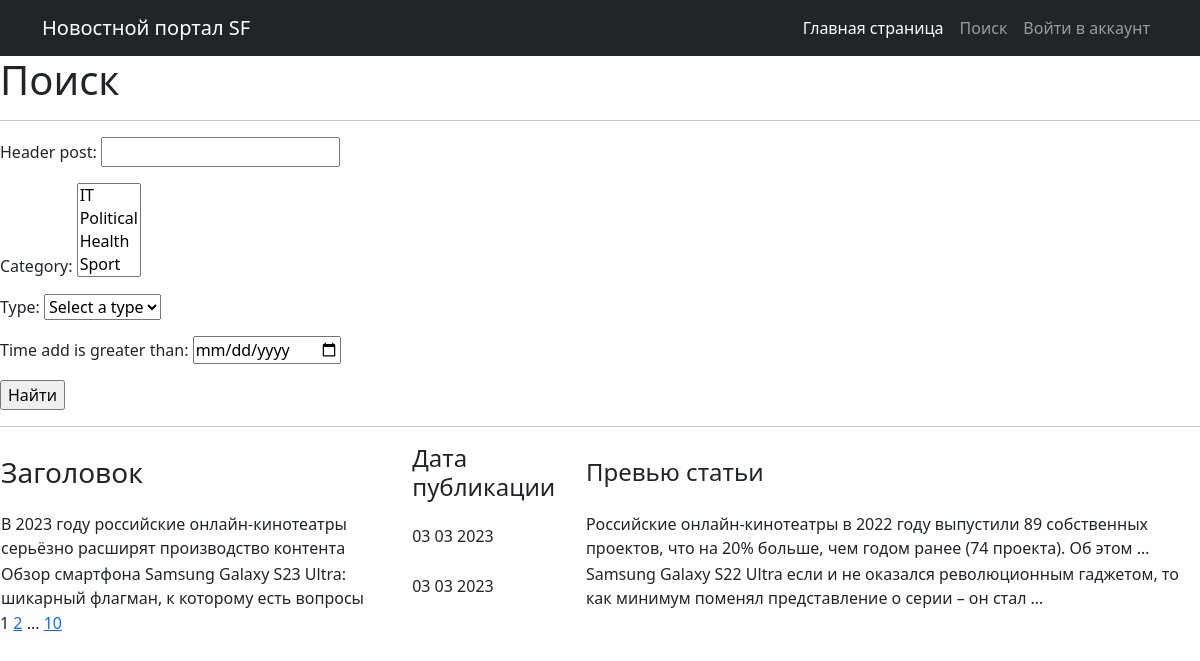
Page /news/search/ on the earlier database version.
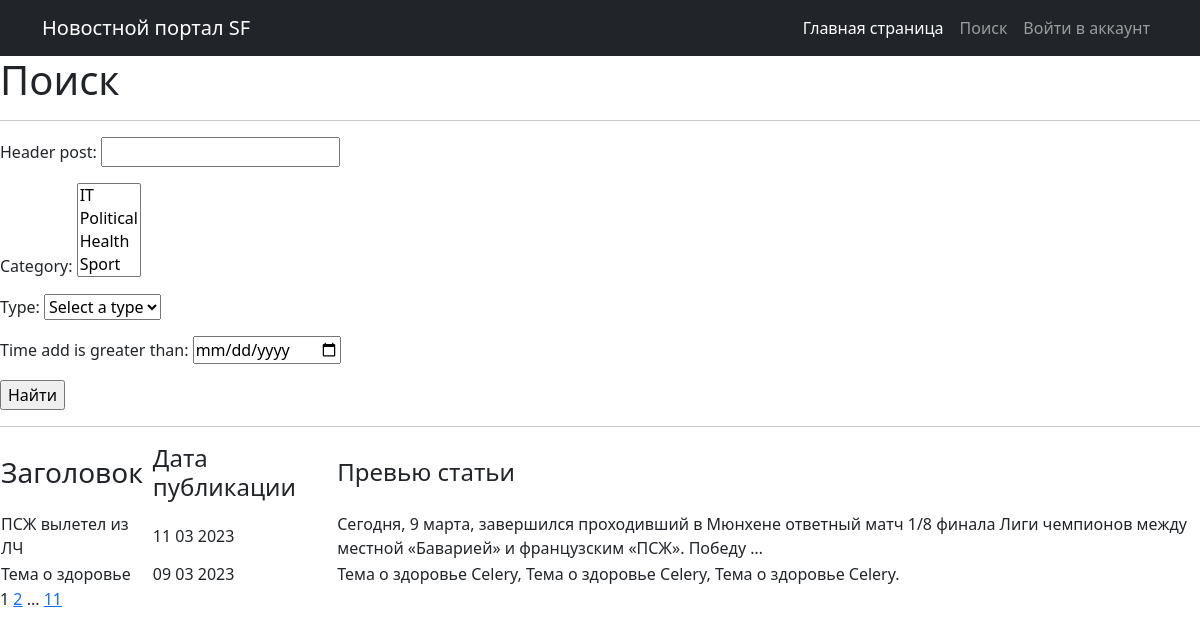
Same page on the later database version.
### news/models.py (models this page shows, shortened)
class Post(models.Model):
    news = 'NEWS'
    article = 'ART'
    TYPE = [
        (news, 'Новость'),
        (article, 'Статья')
    ]
    author = models.ForeignKey(Author, on_delete=models.CASCADE)
    category_type = models.CharField(max_length=4,
                                choices=TYPE,
                                default=news)
    time_add = models.DateTimeField(auto_now_add=True)
    category_post = models.ManyToManyField(Category, through='PostCategory')
    header_post = models.CharField(max_length=128)
    text = models.TextField()
    rating_post = models.SmallIntegerField(default=0)

### news/views.py (the view)
# urls.py: path('search/', PostSearch.as_view(), name='post_search'),
class PostSearch(ListView):
    model = Post
    ordering = '-time_add'
    template_name = 'search.html'
    context_object_name = 'posts'
    paginate_by = 2
    def get_queryset(self):
        queryset = super().get_queryset()
        self.filterset = PostFilter(self.request.GET, queryset)
        return self.filterset.qs
    def get_context_data(self, **kwargs):
        context = super().get_context_data(**kwargs)
        context['filterset'] = self.filterset
        return context

### news/models.py (called while the page is built)
    def __str__(self):
        return f'{self.name_category}'

### news/templatetags/custom_filters.py (called while the page is built)
@register.filter()
def censor(value):
    bad_words = ['редиска','гад']
    if not isinstance(value, str):
        raise TypeError(f'Недопустимое значение{type(value)} Нужно ввести строковое значение')
    for word in value.split():
        if word.lower() in bad_words:
            value = value.replace(word, f'{word[0]}{"*" * (len(word) - 1)}')
    return value

### news/templatetags/custom_tags.py (called while the page is built)
@register.simple_tag(takes_context=True)
def url_replace(context, **kwargs):
    d = context['request'].GET.copy()
    for k, v in kwargs.items():
        d[k] = v
    return d.urlencode()

### templates/search.html (shortened to what this page needs)
{% extends 'flatpages/default.html' %}
{% load custom_filters %}
{% load custom_tags %}
{% block content %}
<h1>Поиск</h1>
<hr>
<form action="" method="get">
       {{ filterset.form.as_p }}
       <input type="submit" value="Найти" />
</form>
 <hr>
    {% if posts %}
        <table margin="auto">
            <tr>
                <td><h3>Заголовок</h3></td>
                <td><h4>Дата публикации</h4></td>
                <td><h4>Превью статьи</h4></td>
            </tr>
            {% for post in posts %}
                <tr>
                    <td>{{post.header_post|censor}}</td>
                    <td>{{post.time_add|date:'d m Y'}}</td>
                    <td>{{post.text|truncatewords:20|censor}}</td>
                </tr>
            {% endfor %}
        </table>
    {% else %}
        <h2>Новостей нет...</h2>
    {% endif %}
    {{page_obj.number}}
    {% if page_obj.has_next %}
        <a href="?{% url_replace page=page_obj.next_page_number %}" > {{ page_obj.next_page_number }}</a>
        {% if paginator.num_pages != page_obj.next_page_number %}
            ...
            <a href="?{% url_replace page=page_obj.paginator.num_pages %}">{{ page_obj.paginator.num_pages }}</a>
        {% endif %}
    {% endif %}
{% endblock content %}

Differences in the rows shown:
no longer on this page (row unchanged): Post: header_post|censor "В 2023 году российские онлайн-кинотеатры серьёзно расширят производство контента", time_add "03 03 2023", text|censor "Российские онлайн‑кинотеатры в 2022 году выпустили 89 собственных проектов, что на 20% больше, чем годом ранее (74 проекта). Об этом …"
no longer on this page (row unchanged): Post: header_post|censor "Обзор смартфона Samsung Galaxy S23 Ultra: шикарный флагман, к которому есть вопросы", time_add "03 03 2023", text|censor "Samsung Galaxy S22 Ultra если и не оказался революционным гаджетом, то как минимум поменял представление о серии – он стал …"
added Post: header_post|censor "ПСЖ вылетел из ЛЧ", time_add "11 03 2023", text|censor "Сегодня, 9 марта, завершился проходивший в Мюнхене ответный матч 1/8 финала Лиги чемпионов между местной «Баварией» и французским «ПСЖ». Победу …"
added Post: header_post|censor "Тема о здоровье", time_add "09 03 2023", text|censor "Тема о здоровье Celery, Тема о здоровье Celery, Тема о здоровье Celery."
Other differences:
{{ page_obj.paginator.num_pages }}: "10" → "11"
